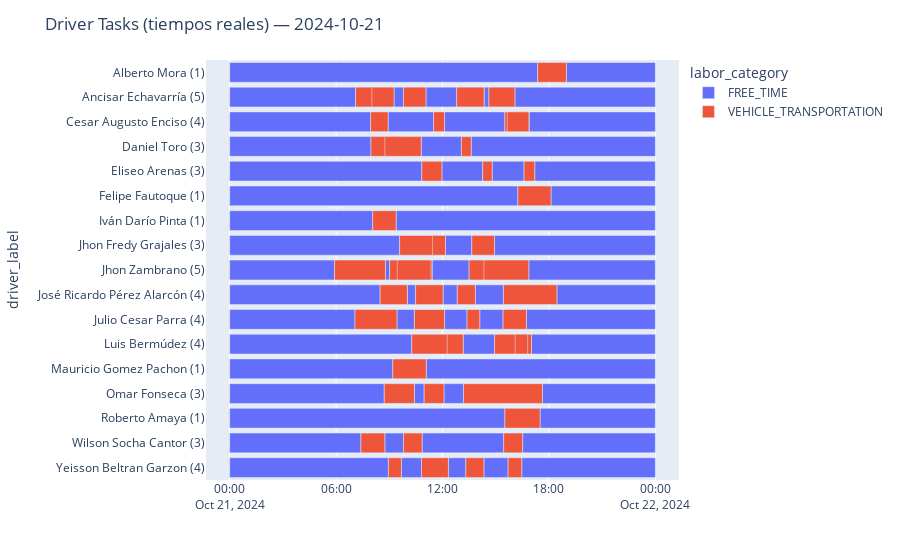

The cell this chart's notebook holds for it:
### Code cell
# ————————————————————————————————————————————————————————————————
# Actualizar un día con TIEMPOS REALES usando assigned_driver simulado
# Bogotá (city_code = 149) • df_moves = FREE_TIME + labores reales
# ————————————————————————————————————————————————————————————————
import pandas as pd
from datetime import timedelta

def actualize_from_df_dist_one_day(
    df_cleaned_sim: pd.DataFrame,
    df_dist: pd.DataFrame,
    day_str: str,
    city_code: int = 149
):
    """
    Devuelve:
        df_cleaned_act: columnas mínimas con tiempos reales (clipeados al día)
        df_moves_act:   FREE_TIME + labores reales por driver (sin DRIVER_MOVE)
    Empareja por ['service_id','labor_id'].
    """
    # — asegurar fechas reales —
    dfh = df_dist.copy()
    for c in ['labor_start_date', 'labor_end_date']:
        dfh[c] = pd.to_datetime(dfh[c], errors='coerce')
    dfh = dfh.dropna(subset=['labor_start_date', 'labor_end_date'])

    # — filtro ciudad si existe —
    if 'city_code' in dfh.columns:
        dfh = dfh[dfh['city_code'] == city_code].copy()

    # — ventana del día (overlap-aware) —
    start = pd.Timestamp(day_str).normalize()
    tz = dfh['labor_start_date'].dt.tz
    if tz is not None and start.tzinfo is None:
        start = start.tz_localize(tz)
    end = start + timedelta(days=1)

    overlaps = (dfh['labor_start_date'] < end) & (dfh['labor_end_date'] > start)
    dfh = dfh.loc[overlaps].copy()

    # — claves requeridas —
    req_keys = ['service_id', 'labor_id']
    for k in req_keys:
        if k not in df_cleaned_sim.columns or k not in dfh.columns:
            raise KeyError(f"Falta la clave '{k}' en df_cleaned_sim o df_dist.")

    # — columnas a tomar del histórico —
    cols_from_hist = [c for c in [
        'service_id', 'labor_id', 'labor_name', 'labor_category',
        'labor_start_date', 'labor_end_date'
    ] if c in dfh.columns]
    # si existe nombre del driver real en el histórico, tráelo para posibles rellenos
    if "ALFRED'S" in dfh.columns:
        cols_from_hist.append("ALFRED'S")

    # — merge (left = sim, right = histórico real) —
    left_cols = req_keys + ([ 'assigned_driver' ] if 'assigned_driver' in df_cleaned_sim.columns else [])
    merged = pd.merge(
        df_cleaned_sim[left_cols].copy(),
        dfh[cols_from_hist].copy(),
        on=['service_id', 'labor_id'],
        how='inner',
        validate='m:1'
    )

    # — tiempos reales clip por día —
    merged['actual_start'] = merged['labor_start_date'].clip(lower=start, upper=end)
    merged['actual_end']   = merged['labor_end_date'].clip(lower=start, upper=end)

    # — driver: prioriza simulado; si falta/NaN, usa "ALFRED'S" si existe —
    if 'assigned_driver' not in merged.columns:
        merged['assigned_driver'] = pd.NA
    if "ALFRED'S" in merged.columns:
        merged['assigned_driver'] = merged['assigned_driver'].fillna(merged["ALFRED'S"])

    # — depurar filas con tiempo inválido —
    merged = merged.dropna(subset=['actual_start', 'actual_end'])

    # — set mínimo consistente —
    keep = [c for c in [
        'service_id', 'labor_id', 'labor_name', 'labor_category',
        'assigned_driver', 'actual_start', 'actual_end'
    ] if c in merged.columns]
    df_cleaned_act = (
        merged[keep]
        .sort_values(['assigned_driver', 'actual_start', 'service_id', 'labor_id'], na_position='last')
        .reset_index(drop=True)
    )

    # — construir df_moves con SOLO FREE_TIME + labores —
    recs = []
    has_drv = df_cleaned_act['assigned_driver'].notna()
    for drv, g in df_cleaned_act[has_drv].groupby('assigned_driver', sort=False):
        g = g.sort_values('actual_start')
        prev_end = start
        for _, r in g.iterrows():
            if r['actual_start'] > prev_end:
                recs.append({
                    'service_id': None,
                    'labor_id': 'free',
                    'labor_name': 'FREE_TIME',
                    'labor_category': 'FREE_TIME',
                    'assigned_driver': drv,
                    'actual_start': prev_end,
                    'actual_end': r['actual_start'],
                })
            recs.append({
                'service_id': r.get('service_id'),
                'labor_id': r.get('labor_id'),
                'labor_name': r.get('labor_name'),
                'labor_category': r.get('labor_category'),
                'assigned_driver': drv,
                'actual_start': r['actual_start'],
                'actual_end': r['actual_end'],
            })
            prev_end = max(prev_end, r['actual_end'])
        if prev_end < end:
            recs.append({
                'service_id': None,
                'labor_id': 'free_tail',
                'labor_name': 'FREE_TIME',
                'labor_category': 'FREE_TIME',
                'assigned_driver': drv,
                'actual_start': prev_end,
                'actual_end': end,
            })

    df_moves_act = pd.DataFrame.from_records(recs)
    if not df_moves_act.empty:
        df_moves_act['duration_min'] = (
            (df_moves_act['actual_end'] - df_moves_act['actual_start']).dt.total_seconds() / 60
        ).round(1)

    return df_cleaned_act, df_moves_act


def compute_indicators(df_cleaned, df_moves, tiempo_gracia=15):
    """
    Versión robusta: si no hay schedule_date, omite tardiness y usa solo tiempos reales.
    Devuelve (indicators: dict, ind_df: DataFrame)
    """
    import pandas as pd
    from datetime import timedelta

    if df_cleaned is None or df_cleaned.empty:
        return {}, pd.DataFrame()

    # Básicos
    num_labors  = len(df_cleaned)
    num_drivers = df_cleaned['assigned_driver'].dropna().nunique() if 'assigned_driver' in df_cleaned.columns else 0

    total_min = df_moves['duration_min'].sum() if (df_moves is not None and not df_moves.empty) else 0.0
    free_min  = df_moves.loc[df_moves['labor_category']=='FREE_TIME','duration_min'].sum() if (df_moves is not None and not df_moves.empty) else 0.0
    pct_free  = 100 * free_min / total_min if total_min > 0 else 0.0

    # Servicios/Conductor (global) y promedio por conductor
    if 'service_id' in df_cleaned.columns:
        completed_services = df_cleaned.loc[df_cleaned['assigned_driver'].notna(),'service_id'].nunique()
        servicios_por_conductor_global = (completed_services / num_drivers) if num_drivers > 0 else 0.0

        per_drv_services = (
            df_cleaned[df_cleaned['assigned_driver'].notna()]
            .groupby('assigned_driver')['service_id'].nunique()
        )
        promedio_servicios_por_conductor = per_drv_services.mean() if not per_drv_services.empty else 0.0
    else:
        servicios_por_conductor_global = 0.0
        promedio_servicios_por_conductor = 0.0

    # Métricas de tardiness (solo si existe schedule_date)
    n_late = 0
    total_tardy_norm = 0.0
    if 'schedule_date' in df_cleaned.columns and 'actual_start' in df_cleaned.columns:
        vt_df = df_cleaned[(df_cleaned['labor_category']=='VEHICLE_TRANSPORTATION') & df_cleaned['actual_start'].notna()].copy()
        if not vt_df.empty:
            firsts_df      = vt_df.sort_values('schedule_date').groupby('service_id', as_index=False).first()
            late_deadlines = firsts_df['schedule_date'] + timedelta(minutes=tiempo_gracia)
            raw_late       = firsts_df['actual_start'].values - late_deadlines.values
            # contar tardías (>0)
            n_late = sum(x > timedelta(0) for x in raw_late)
            # norma de tardanza (minutos tarde, solo positivos)
            total_tardy_norm = sum(max(x, timedelta(0)).total_seconds()/60 for x in raw_late)

    indicators = {
        'num_labors': num_labors,
        'num_drivers': num_drivers,
        '%_free_time': round(pct_free, 1),
        'Servicios/Conductor (global)': round(servicios_por_conductor_global, 2),
        'Promedio servicios por conductor': round(promedio_servicios_por_conductor, 2),
        # presentes solo si hay schedule_date; de lo contrario quedan en 0
        'N° servicios tarde': int(n_late),
        'Tardanza total (min)': round(total_tardy_norm, 1),
    }

    ind_df = pd.DataFrame({
        'Indicador': [
            'N° Labores', 'N° Conductores Activos', '% Tiempo Libre del Día',
            'Servicios/Conductor (global)', 'Promedio servicios por conductor',
            'N° servicios tarde', 'Tardanza total (min)'
        ],
        'Valor': [
            indicators['num_labors'],
            indicators['num_drivers'],
            f"{indicators['%_free_time']}%",
            indicators['Servicios/Conductor (global)'],
            indicators['Promedio servicios por conductor'],
            indicators['N° servicios tarde'],
            indicators['Tardanza total (min)'],
        ]
    })

    return indicators, ind_df

def plot_results_actuals_safe(df_cleaned, df_moves, title_suffix=""):
    import plotly.express as px

    if df_moves is None or df_moves.empty:
        print("⚠️ No hay tareas para ese día.")
        return

    df_plot = df_moves[df_moves['assigned_driver'].notna()].copy()
    if df_plot.empty:
        print("⚠️ No hay asignaciones con conductor ese día.")
        return

    # Etiqueta de eje Y con conteo de servicios por conductor (si hay service_id)
    if 'service_id' in df_cleaned.columns:
        labor_counts = (
            df_cleaned[df_cleaned['assigned_driver'].notna()]
            .groupby('assigned_driver')['service_id'].nunique()
        )
    else:
        labor_counts = (
            df_cleaned[df_cleaned['assigned_driver'].notna()]
            .groupby('assigned_driver').size()
        )

    df_plot['driver_label'] = df_plot['assigned_driver'].map(
        lambda d: f"{d} ({int(labor_counts.get(d, 0))})"
    )

    hover_cols = [c for c in [
        "labor_name", "service_id", "labor_id",
        "schedule_date",  # se incluye solo si existe
        "actual_start", "actual_end", "duration_min"
    ] if c in df_plot.columns]

    fig = px.timeline(
        df_plot,
        x_start="actual_start", x_end="actual_end",
        y="driver_label",
        color="labor_category",
        hover_data=hover_cols
    )
    fig.update_yaxes(autorange="reversed", type="category")
    fig.update_layout(title=f"Driver Tasks (tiempos reales){f' — {title_suffix}' if title_suffix else ''}")
    fig.show()


# ————————————————————————————————————————————————————————————————
# USO (pégalo después de run_iteration_chronological)
# ————————————————————————————————————————————————————————————————
# df_cleaned, df_moves = run_iteration_chronological(ALPHA)

df_cleaned_act, df_moves_act = actualize_from_df_dist_one_day(
    df_cleaned_sim=df_cleaned,
    df_dist=df_dist,
    day_str=day_str,
    city_code=149
)


indicators, ind_df = compute_indicators(df_cleaned_act, df_moves_act)  # tu función
print(ind_df)


try:
    plot_results(df_cleaned_act, df_moves_act)  # si tu versión soporta actual_start/actual_end
except Exception as e:
    print(f"⚠️ plot_results falló ({type(e).__name__}: {e}). Usando versión segura.")
    plot_results_actuals_safe(df_cleaned_act, df_moves_act, title_suffix=day_str)

### Figure 1 — Plotly figure (JSON) as saved in the notebook; plotly's stock layout.template omitted (floating-point values rounded to 4 significant figures; data arrays with more than 128 entries replaced by an {"elided": "..."} marker saying what was removed)
{"data": [{"base": ["2024-10-21T00:00:00.000000000", "2024-10-21T18:59:00.000000000", "2024-10-21T00:00:00.000000000", "2024-10-21T09:16:00.000000000", "2024-10-21T11:04:00.000000000", "2024-10-21T14:21:00.000000000", "2024-10-21T16:05:00.000000000", "2024-10-21T00:00:00.000000000", "2024-10-21T08:56:00.000000000", "2024-10-21T12:07:00.000000000", "2024-10-21T16:53:00.000000000", "2024-10-21T00:00:00.000000000", "2024-10-21T10:48:00.000000000", "2024-10-21T13:37:00.000000000", "2024-10-21T00:00:00.000000000", "2024-10-21T11:58:00.000000000", "2024-10-21T14:48:00.000000000", "2024-10-21T17:12:00.000000000", "2024-10-21T00:00:00.000000000", "2024-10-21T18:07:00.000000000", "2024-10-21T00:00:00.000000000", "2024-10-21T09:23:00.000000000", "2024-10-21T00:00:00.000000000", "2024-10-21T12:10:00.000000000", "2024-10-21T14:56:00.000000000", "2024-10-21T00:00:00.000000000", "2024-10-21T08:47:00.000000000", "2024-10-21T11:25:00.000000000", "2024-10-21T16:52:00.000000000", "2024-10-21T00:00:00.000000000", "2024-10-21T10:01:00.000000000", "2024-10-21T12:02:00.000000000", "2024-10-21T13:51:00.000000000", "2024-10-21T18:27:00.000000000", "2024-10-21T00:00:00.000000000", "2024-10-21T09:26:00.000000000", "2024-10-21T12:07:00.000000000", "2024-10-21T14:06:00.000000000", "2024-10-21T16:44:00.000000000", "2024-10-21T00:00:00.000000000", "2024-10-21T13:10:00.000000000", "2024-10-21T17:01:00.000000000", "2024-10-21T00:00:00.000000000", "2024-10-21T11:05:00.000000000", "2024-10-21T00:00:00.000000000", "2024-10-21T10:25:00.000000000", "2024-10-21T12:05:00.000000000", "2024-10-21T17:38:00.000000000", "2024-10-21T00:00:00.000000000", "2024-10-21T17:30:00.000000000", "2024-10-21T00:00:00.000000000", "2024-10-21T08:45:00.000000000", "2024-10-21T10:51:00.000000000", "2024-10-21T16:31:00.000000000", "2024-10-21T00:00:00.000000000", "2024-10-21T09:41:00.000000000", "2024-10-21T12:20:00.000000000", "2024-10-21T14:20:00.000000000", "2024-10-21T16:28:00.000000000"], "customdata": {"elided": "59x4 mixed values"}, "hovertemplate": "labor_category=FREE_TIME<br>actual_start=%{base}<br>actual_end=%{x}<br>driver_label=%{y}<br>labor_name=%{customdata[0]}<br>service_id=%{customdata[1]}<br>labor_id=%{customdata[2]}<br>duration_min=%{customdata[3]}<extra></extra>", "legendgroup": "FREE_TIME", "marker": {"color": "#636efa", "pattern": {"shape": ""}}, "name": "FREE_TIME", "orientation": "h", "showlegend": true, "textposition": "auto", "type": "bar", "x": [62520000, 18060000, 25560000, 1920000, 6240000, 960000, 28500000, 28620000, 9240000, 12240000, 25620000, 28680000, 8160000, 37380000, 39000000, 8280000, 6480000, 24480000, 58500000, 21180000, 29040000, 52620000, 34500000, 5340000, 32640000, 21300000, 840000, 7500000, 25680000, 30540000, 1680000, 2880000, 5700000, 19980000, 25440000, 3540000, 4560000, 4740000, 26160000, 36960000, 6360000, 25140000, 33120000, 46500000, 31380000, 1980000, 3960000, 22920000, 55860000, 23400000, 26640000, 3780000, 16560000, 26940000, 32220000, 4080000, 3540000, 4920000, 27120000], "xaxis": "x", "y": ["Alberto Mora (1)", "Alberto Mora (1)", "Ancisar Echavarría (5)", "Ancisar Echavarría (5)", "Ancisar Echavarría (5)", "Ancisar Echavarría (5)", "Ancisar Echavarría (5)", "Cesar Augusto Enciso (4)", "Cesar Augusto Enciso (4)", "Cesar Augusto Enciso (4)", "Cesar Augusto Enciso (4)", "Daniel Toro (3)", "Daniel Toro (3)", "Daniel Toro (3)", "Eliseo Arenas (3)", "Eliseo Arenas (3)", "Eliseo Arenas (3)", "Eliseo Arenas (3)", "Felipe Fautoque (1)", "Felipe Fautoque (1)", "Iván Darío Pinta (1)", "Iván Darío Pinta (1)", "Jhon Fredy Grajales (3)", "Jhon Fredy Grajales (3)", "Jhon Fredy Grajales (3)", "Jhon Zambrano (5)", "Jhon Zambrano (5)", "Jhon Zambrano (5)", "Jhon Zambrano (5)", "José Ricardo Pérez Alarcón (4)", "José Ricardo Pérez Alarcón (4)", "José Ricardo Pérez Alarcón (4)", "José Ricardo Pérez Alarcón (4)", "José Ricardo Pérez Alarcón (4)", "Julio Cesar Parra (4)", "Julio Cesar Parra (4)", "Julio Cesar Parra (4)", "Julio Cesar Parra (4)", "Julio Cesar Parra (4)", "Luis Bermúdez (4)", "Luis Bermúdez (4)", "Luis Bermúdez (4)", "Mauricio Gomez Pachon (1)", "Mauricio Gomez Pachon (1)", "Omar Fonseca (3)", "Omar Fonseca (3)", "Omar Fonseca (3)", "Omar Fonseca (3)", "Roberto Amaya (1)", "Roberto Amaya (1)", "Wilson Socha Cantor (3)", "Wilson Socha Cantor (3)", "Wilson Socha Cantor (3)", "Wilson Socha Cantor (3)", "Yeisson Beltran Garzon (4)", "Yeisson Beltran Garzon (4)", "Yeisson Beltran Garzon (4)", "Yeisson Beltran Garzon (4)", "Yeisson Beltran Garzon (4)"], "yaxis": "y"}, {"base": ["2024-10-21T17:22:00.000000000", "2024-10-21T07:06:00.000000000", "2024-10-21T08:01:00.000000000", "2024-10-21T09:48:00.000000000", "2024-10-21T12:48:00.000000000", "2024-10-21T14:37:00.000000000", "2024-10-21T07:57:00.000000000", "2024-10-21T11:30:00.000000000", "2024-10-21T15:31:00.000000000", "2024-10-21T15:39:00.000000000", "2024-10-21T07:58:00.000000000", "2024-10-21T08:45:00.000000000", "2024-10-21T13:04:00.000000000", "2024-10-21T10:50:00.000000000", "2024-10-21T14:16:00.000000000", "2024-10-21T16:36:00.000000000", "2024-10-21T16:15:00.000000000", "2024-10-21T08:04:00.000000000", "2024-10-21T09:35:00.000000000", "2024-10-21T11:26:00.000000000", "2024-10-21T13:39:00.000000000", "2024-10-21T05:55:00.000000000", "2024-10-21T09:01:00.000000000", "2024-10-21T09:27:00.000000000", "2024-10-21T13:30:00.000000000", "2024-10-21T14:20:00.000000000", "2024-10-21T08:29:00.000000000", "2024-10-21T10:29:00.000000000", "2024-10-21T12:50:00.000000000", "2024-10-21T15:26:00.000000000", "2024-10-21T07:04:00.000000000", "2024-10-21T10:25:00.000000000", "2024-10-21T13:23:00.000000000", "2024-10-21T15:25:00.000000000", "2024-10-21T10:16:00.000000000", "2024-10-21T12:16:00.000000000", "2024-10-21T14:56:00.000000000", "2024-10-21T16:06:00.000000000", "2024-10-21T09:12:00.000000000", "2024-10-21T08:43:00.000000000", "2024-10-21T10:58:00.000000000", "2024-10-21T13:11:00.000000000", "2024-10-21T15:31:00.000000000", "2024-10-21T07:24:00.000000000", "2024-10-21T09:48:00.000000000", "2024-10-21T15:27:00.000000000", "2024-10-21T08:57:00.000000000", "2024-10-21T10:49:00.000000000", "2024-10-21T13:19:00.000000000", "2024-10-21T15:42:00.000000000"], "customdata": {"elided": "50x4 mixed values"}, "hovertemplate": "labor_category=VEHICLE_TRANSPORTATION<br>actual_start=%{base}<br>actual_end=%{x}<br>driver_label=%{y}<br>labor_name=%{customdata[0]}<br>service_id=%{customdata[1]}<br>labor_id=%{customdata[2]}<br>duration_min=%{customdata[3]}<extra></extra>", "legendgroup": "VEHICLE_TRANSPORTATION", "marker": {"color": "#EF553B", "pattern": {"shape": ""}}, "name": "VEHICLE_TRANSPORTATION", "orientation": "h", "showlegend": true, "textposition": "auto", "type": "bar", "x": [5820000, 4680000, 4500000, 4560000, 5580000, 5280000, 3540000, 2220000, 4920000, 4380000, 6720000, 7380000, 1980000, 4080000, 1920000, 2160000, 6720000, 4740000, 7260000, 2640000, 4620000, 10320000, 8640000, 6840000, 10020000, 9120000, 5520000, 5580000, 3660000, 10860000, 8520000, 6120000, 2580000, 4740000, 8340000, 3240000, 7500000, 2520000, 6780000, 6120000, 4020000, 16020000, 7140000, 4860000, 3780000, 3840000, 2640000, 5460000, 3660000, 2760000], "xaxis": "x", "y": ["Alberto Mora (1)", "Ancisar Echavarría (5)", "Ancisar Echavarría (5)", "Ancisar Echavarría (5)", "Ancisar Echavarría (5)", "Ancisar Echavarría (5)", "Cesar Augusto Enciso (4)", "Cesar Augusto Enciso (4)", "Cesar Augusto Enciso (4)", "Cesar Augusto Enciso (4)", "Daniel Toro (3)", "Daniel Toro (3)", "Daniel Toro (3)", "Eliseo Arenas (3)", "Eliseo Arenas (3)", "Eliseo Arenas (3)", "Felipe Fautoque (1)", "Iván Darío Pinta (1)", "Jhon Fredy Grajales (3)", "Jhon Fredy Grajales (3)", "Jhon Fredy Grajales (3)", "Jhon Zambrano (5)", "Jhon Zambrano (5)", "Jhon Zambrano (5)", "Jhon Zambrano (5)", "Jhon Zambrano (5)", "José Ricardo Pérez Alarcón (4)", "José Ricardo Pérez Alarcón (4)", "José Ricardo Pérez Alarcón (4)", "José Ricardo Pérez Alarcón (4)", "Julio Cesar Parra (4)", "Julio Cesar Parra (4)", "Julio Cesar Parra (4)", "Julio Cesar Parra (4)", "Luis Bermúdez (4)", "Luis Bermúdez (4)", "Luis Bermúdez (4)", "Luis Bermúdez (4)", "Mauricio Gomez Pachon (1)", "Omar Fonseca (3)", "Omar Fonseca (3)", "Omar Fonseca (3)", "Roberto Amaya (1)", "Wilson Socha Cantor (3)", "Wilson Socha Cantor (3)", "Wilson Socha Cantor (3)", "Yeisson Beltran Garzon (4)", "Yeisson Beltran Garzon (4)", "Yeisson Beltran Garzon (4)", "Yeisson Beltran Garzon (4)"], "yaxis": "y"}], "layout": {"barmode": "overlay", "legend": {"title": {"text": "labor_category"}, "tracegroupgap": 0}, "margin": {"t": 60}, "title": {"text": "Driver Tasks (tiempos reales) — 2024-10-21"}, "xaxis": {"anchor": "y", "domain": [0, 1], "type": "date"}, "yaxis": {"anchor": "x", "autorange": "reversed", "domain": [0, 1], "title": {"text": "driver_label"}, "type": "category"}}}
